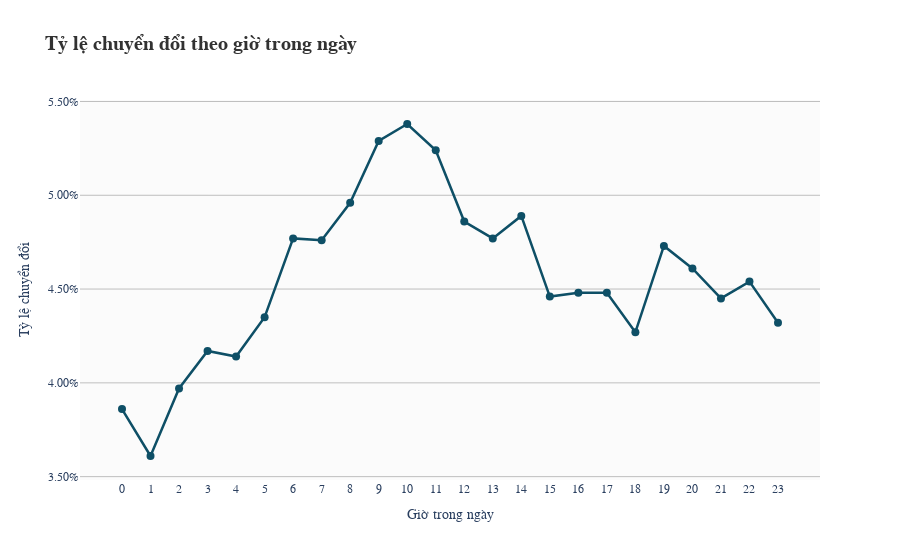

Source (notebook cell):
### Code cell
hours = conversion_by_hour.index.astype(str)
rates = conversion_by_hour.round(2).values / 100

fig = go.Figure()

fig.add_trace(go.Scatter(
    x=hours,
    y=rates,
    mode='lines+markers',
    name='Tỷ lệ chuyển đổi',
    line=dict(color="#0e4f66", width=2.5),
    marker=dict(color="#0e4f66", size=8),
))

fig.update_layout(
    title='Tỷ lệ chuyển đổi theo giờ trong ngày',
    title_font=dict(size=20, family="serif", color="#323232", weight="bold"),  
    yaxis_tickformat=".2%",  
    xaxis_title="Giờ trong ngày",
    yaxis_title="Tỷ lệ chuyển đổi",
    plot_bgcolor="#fbfbfb",
    font=dict(family="Arial, sans-serif"),
    xaxis=dict(showgrid=False),
    yaxis=dict(showgrid=True, gridcolor='gray', gridwidth=0.5),
    xaxis_tickvals=hours,  
)

fig.show()

### Figure 1 — Plotly figure (JSON) as saved in the notebook; plotly's stock layout.template omitted (floating-point values rounded to 4 significant figures)
{"data": [{"line": {"color": "#0e4f66", "width": 2.5}, "marker": {"color": "#0e4f66", "size": 8}, "mode": "lines+markers", "name": "Tỷ lệ chuyển đổi", "type": "scatter", "x": ["0", "1", "2", "3", "4", "5", "6", "7", "8", "9", "10", "11", "12", "13", "14", "15", "16", "17", "18", "19", "20", "21", "22", "23"], "y": [0.0386, 0.0361, 0.0397, 0.0417, 0.0414, 0.0435, 0.0477, 0.0476, 0.0496, 0.0529, 0.0538, 0.0524, 0.0486, 0.0477, 0.0489, 0.0446, 0.0448, 0.0448, 0.0427, 0.0473, 0.0461, 0.0445, 0.0454, 0.0432]}], "layout": {"font": {"family": "Arial, sans-serif"}, "plot_bgcolor": "#fbfbfb", "title": {"font": {"color": "#323232", "family": "serif", "size": 20, "weight": "bold"}, "text": "Tỷ lệ chuyển đổi theo giờ trong ngày"}, "xaxis": {"showgrid": false, "tickvals": ["0", "1", "2", "3", "4", "5", "6", "7", "8", "9", "10", "11", "12", "13", "14", "15", "16", "17", "18", "19", "20", "21", "22", "23"], "title": {"text": "Giờ trong ngày"}}, "yaxis": {"gridcolor": "gray", "gridwidth": 0.5, "showgrid": true, "tickformat": ".2%", "title": {"text": "Tỷ lệ chuyển đổi"}}}}
